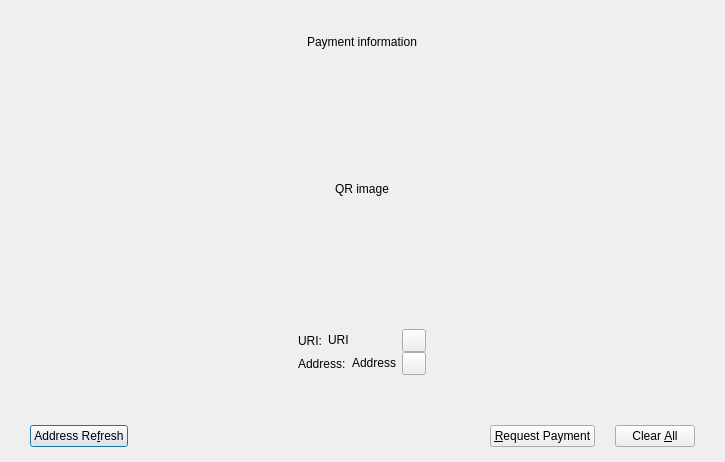
<?xml version="1.0" encoding="UTF-8"?>
<ui version="4.0">
 <class>ReceiveRequestDialog</class>
 <widget class="QDialog" name="ReceiveRequestDialog">
  <property name="geometry">
   <rect>
    <x>0</x>
    <y>0</y>
    <width>725</width>
    <height>462</height>
   </rect>
  </property>
  <layout class="QVBoxLayout" name="verticalLayout_2">
   <property name="spacing">
    <number>0</number>
   </property>
   <property name="leftMargin">
    <number>0</number>
   </property>
   <property name="topMargin">
    <number>0</number>
   </property>
   <property name="rightMargin">
    <number>0</number>
   </property>
   <property name="bottomMargin">
    <number>0</number>
   </property>
   <item>
    <spacer name="verticalSpacer">
     <property name="orientation">
      <enum>Qt::Vertical</enum>
     </property>
     <property name="sizeHint" stdset="0">
      <size>
       <width>20</width>
       <height>1</height>
      </size>
     </property>
    </spacer>
   </item>
   <item>
    <widget class="QWidget" name="widgetPaymentInformation" native="true">
     <layout class="QVBoxLayout" name="verticalLayout">
      <property name="spacing">
       <number>15</number>
      </property>
      <property name="leftMargin">
       <number>30</number>
      </property>
      <property name="topMargin">
       <number>30</number>
      </property>
      <property name="rightMargin">
       <number>30</number>
      </property>
      <property name="bottomMargin">
       <number>30</number>
      </property>
      <item alignment="Qt::AlignHCenter|Qt::AlignVCenter">
       <widget class="QLabel" name="payment_header">
        <property name="sizePolicy">
         <sizepolicy hsizetype="Preferred" vsizetype="Maximum">
          <horstretch>0</horstretch>
          <verstretch>0</verstretch>
         </sizepolicy>
        </property>
        <property name="text">
         <string>Payment information</string>
        </property>
       </widget>
      </item>
      <item alignment="Qt::AlignHCenter|Qt::AlignVCenter">
       <widget class="QWidget" name="widgetQRMargin" native="true">
        <property name="sizePolicy">
         <sizepolicy hsizetype="Preferred" vsizetype="Maximum">
          <horstretch>0</horstretch>
          <verstretch>0</verstretch>
         </sizepolicy>
        </property>
        <layout class="QVBoxLayout" name="verticalLayout_5">
         <property name="spacing">
          <number>0</number>
         </property>
         <property name="leftMargin">
          <number>40</number>
         </property>
         <property name="topMargin">
          <number>40</number>
         </property>
         <property name="rightMargin">
          <number>40</number>
         </property>
         <property name="bottomMargin">
          <number>40</number>
         </property>
         <item>
          <widget class="QWidget" name="widgetQRFrame" native="true">
           <layout class="QVBoxLayout" name="verticalLayout_6">
            <property name="spacing">
             <number>0</number>
            </property>
            <property name="leftMargin">
             <number>0</number>
            </property>
            <property name="topMargin">
             <number>0</number>
            </property>
            <property name="rightMargin">
             <number>0</number>
            </property>
            <property name="bottomMargin">
             <number>0</number>
            </property>
            <item>
             <widget class="QRImageWidget" name="qr_code">
              <property name="sizePolicy">
               <sizepolicy hsizetype="Minimum" vsizetype="Minimum">
                <horstretch>0</horstretch>
                <verstretch>0</verstretch>
               </sizepolicy>
              </property>
              <property name="minimumSize">
               <size>
                <width>170</width>
                <height>170</height>
               </size>
              </property>
              <property name="maximumSize">
               <size>
                <width>170</width>
                <height>170</height>
               </size>
              </property>
              <property name="toolTip">
               <string>QR Code</string>
              </property>
              <property name="text">
               <string>QR image</string>
              </property>
              <property name="textFormat">
               <enum>Qt::PlainText</enum>
              </property>
              <property name="alignment">
               <set>Qt::AlignCenter</set>
              </property>
              <property name="wordWrap">
               <bool>true</bool>
              </property>
             </widget>
            </item>
           </layout>
          </widget>
         </item>
        </layout>
       </widget>
      </item>
      <item alignment="Qt::AlignHCenter|Qt::AlignVCenter">
       <widget class="QWidget" name="widgetAddrData" native="true">
        <property name="sizePolicy">
         <sizepolicy hsizetype="Preferred" vsizetype="Maximum">
          <horstretch>0</horstretch>
          <verstretch>0</verstretch>
         </sizepolicy>
        </property>
        <layout class="QGridLayout" name="gridLayout">
         <property name="leftMargin">
          <number>0</number>
         </property>
         <property name="topMargin">
          <number>0</number>
         </property>
         <property name="rightMargin">
          <number>0</number>
         </property>
         <property name="bottomMargin">
          <number>0</number>
         </property>
         <property name="verticalSpacing">
          <number>0</number>
         </property>
         <item row="0" column="0" alignment="Qt::AlignLeft">
          <widget class="QWidget" name="widgetURI" native="true">
           <layout class="QHBoxLayout" name="horizontalLayout_2">
            <property name="leftMargin">
             <number>0</number>
            </property>
            <property name="topMargin">
             <number>0</number>
            </property>
            <property name="rightMargin">
             <number>0</number>
            </property>
            <property name="bottomMargin">
             <number>0</number>
            </property>
            <item>
             <widget class="QLabel" name="uri_tag">
              <property name="text">
               <string>URI:</string>
              </property>
             </widget>
            </item>
            <item>
             <widget class="QLabel" name="uri_content">
              <property name="text">
               <string>URI</string>
              </property>
              <property name="textInteractionFlags">
               <set>Qt::LinksAccessibleByMouse|Qt::TextSelectableByMouse</set>
              </property>
             </widget>
            </item>
           </layout>
          </widget>
         </item>
         <item row="0" column="1">
          <widget class="QToolButton" name="btnCopyURI"/>
         </item>
         <item row="1" column="0" alignment="Qt::AlignLeft">
          <widget class="QWidget" name="widgetAddress" native="true">
           <layout class="QHBoxLayout" name="horizontalLayout_3">
            <property name="leftMargin">
             <number>0</number>
            </property>
            <property name="topMargin">
             <number>0</number>
            </property>
            <property name="rightMargin">
             <number>0</number>
            </property>
            <property name="bottomMargin">
             <number>0</number>
            </property>
            <item>
             <widget class="QLabel" name="address_tag">
              <property name="text">
               <string>Address:</string>
              </property>
             </widget>
            </item>
            <item>
             <widget class="QLabel" name="address_content">
              <property name="text">
               <string>Address</string>
              </property>
              <property name="textInteractionFlags">
               <set>Qt::LinksAccessibleByMouse|Qt::TextSelectableByMouse</set>
              </property>
             </widget>
            </item>
           </layout>
          </widget>
         </item>
         <item row="1" column="1">
          <widget class="QToolButton" name="btnCopyAddress"/>
         </item>
        </layout>
       </widget>
      </item>
     </layout>
    </widget>
   </item>
   <item>
    <spacer name="verticalSpacer_2">
     <property name="orientation">
      <enum>Qt::Vertical</enum>
     </property>
     <property name="sizeHint" stdset="0">
      <size>
       <width>20</width>
       <height>0</height>
      </size>
     </property>
    </spacer>
   </item>
   <item>
    <widget class="QWidget" name="buttonsContainerWhite" native="true">
     <layout class="QVBoxLayout" name="verticalLayout_4">
      <property name="leftMargin">
       <number>30</number>
      </property>
      <property name="topMargin">
       <number>15</number>
      </property>
      <property name="rightMargin">
       <number>30</number>
      </property>
      <property name="bottomMargin">
       <number>15</number>
      </property>
      <item>
       <layout class="QHBoxLayout" name="horizontalLayout">
        <property name="spacing">
         <number>20</number>
        </property>
        <item>
         <widget class="QPushButton" name="btnRefreshAddress">
          <property name="text">
           <string>Address Re&amp;fresh</string>
          </property>
         </widget>
        </item>
        <item>
         <spacer name="horizontalSpacer">
          <property name="orientation">
           <enum>Qt::Horizontal</enum>
          </property>
          <property name="sizeHint" stdset="0">
           <size>
            <width>40</width>
            <height>20</height>
           </size>
          </property>
         </spacer>
        </item>
        <item>
         <widget class="QPushButton" name="btnRequestPayment">
          <property name="text">
           <string>&amp;Request Payment</string>
          </property>
         </widget>
        </item>
        <item>
         <widget class="QPushButton" name="btnClear">
          <property name="text">
           <string>Clear &amp;All</string>
          </property>
         </widget>
        </item>
       </layout>
      </item>
     </layout>
    </widget>
   </item>
  </layout>
 </widget>
 <customwidgets>
  <customwidget>
   <class>QRImageWidget</class>
   <extends>QLabel</extends>
   <header>qt/qrimagewidget.h</header>
  </customwidget>
 </customwidgets>
 <resources/>
 <connections/>
</ui>
